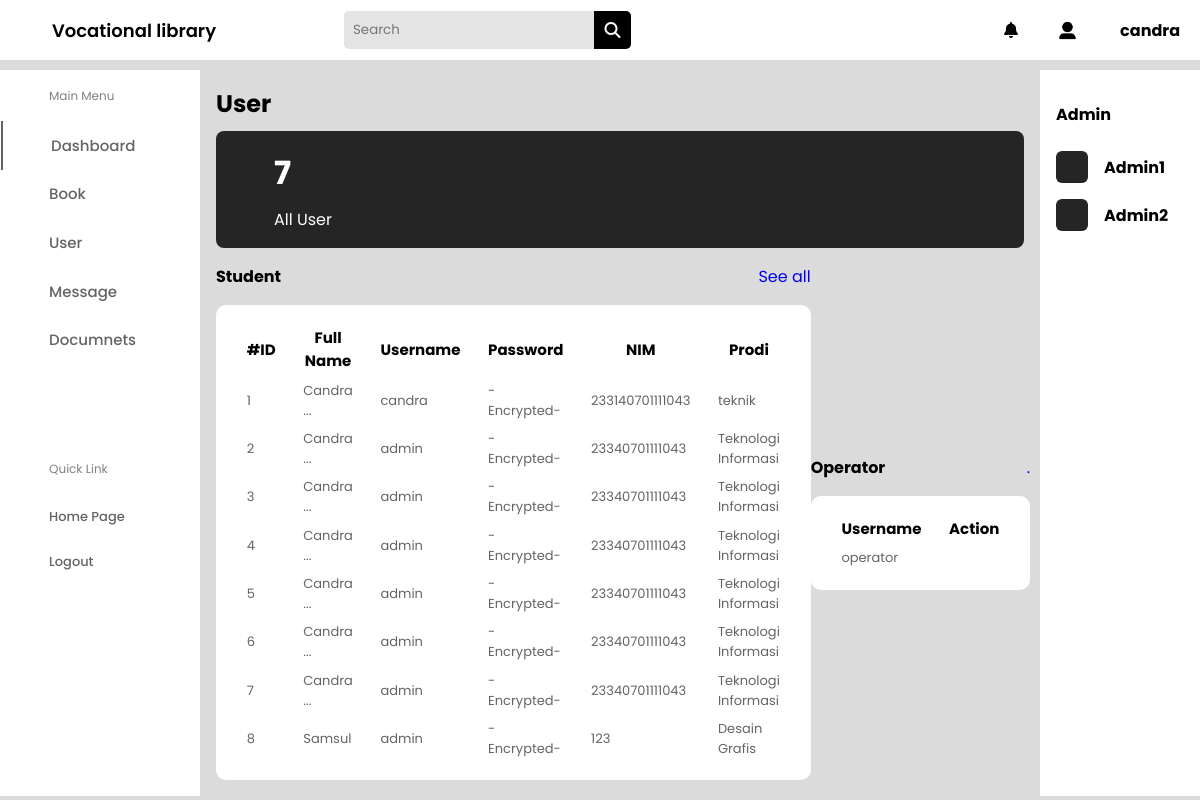
The page /user.php (signed in) on the database its author committed.
### tables this page shows
CREATE TABLE `user` (
  `id_user` int(11) NOT NULL,
  `fullname` varchar(40) NOT NULL,
  `username` varchar(40) NOT NULL,
  `password` varchar(30) NOT NULL,
  `nim` varchar(20) NOT NULL,
  `prodi` varchar(20) NOT NULL,
  `level` varchar(10) NOT NULL
);

### config/controller.php (called while the page is built, shortened)
<?php
function select($query)
{
    global $db;
    $result = mysqli_query($db, $query);
    $rows = [];
    while ($row = mysqli_fetch_assoc($result)) {
        $rows[] = $row;
    }
    return $rows;
}

### user.php (the view, shortened to what this page needs)
<?php
$data_user = select("SELECT * FROM user ORDER BY id_user ASC");
?>
<!DOCTYPE html>
<html lang="en">
<head>
  <link rel="stylesheet" href="dashboard.css" />
  <link rel="stylesheet" href="https://cdnjs.cloudflare.com/ajax/libs/font-awesome/6.2.0/css/all.min.css" />
</head>
<body>
  <?php include 'header.php'; ?>
  <div class="container">
    <?php include 'sidebar.php';?>
    <div class="main-body">
      <h2>User</h2>
      <div class="promo_card">
        <h1>7</h1>
        <span>All User</span>
      </div>
      <div class="history_lists">
        <div class="list1">
          <div class="row">
            <h4>Student</h4>
            <a href="#">See all</a>
          </div>
          <table>
            <thead>
              <tr>
                <th>#ID</th>
                <th>Full Name</th>
                <th>Username</th>
                <th>Password</th>
                <th>NIM</th>
                <th>Prodi</th>
              </tr>
            </thead>
            <tbody>
                <?php foreach ($data_user as $user) :
                       if ($user['level']=='student') :
                  $fullname = $user['fullname'];
                $fullname_pendek = strlen($fullname) > 15 ? substr($fullname, 0, 7) . "..." : $fullname;?>
              <tr text-align:none;>
                <td><?=$user['id_user']; ?></td>
                <td><?=$fullname_pendek; ?></td>
                <td><?=$user['username']; ?></td>
                <td>-Encrypted-</td>
                <td><?=$user['nim']; ?></td>
                <td><?=$user['prodi']; ?></td>
              </tr>
              <?php endif; ?>
              <?php endforeach; ?>
            </tbody>
          </table>
        </div>
        <div class="list2">
          <div class="row">
            <h4>Operator</h4>
            <a href="#">.</a>
          </div>
          <table>
            <thead>
              <tr>
                <th>Username</th>
                <th>Action</th>
              </tr>
            </thead>
            <tbody>
              <?php foreach($data_user as $user) : ?>
                <?php if ($user['level']=='operator') : ?>
              <tr>
                <td><?= $user['username'];?></td>
              </tr>
              <?php endif; ?>
              <?php endforeach; ?>
            </tbody>
          </table>
        </div>
      </div>
    </div>
    <div class="sidebar">
      <h4>Admin</h4>
      <?php foreach($data_user as $user) : ?>
        <?php if ($user['level']=='admin') : ?>
      <div class="balance">
        <i class="fas fa icon"></i>
        <div class="info">
          <h5><?= $user['username']; ?></h5>
        </div>
      </div>
      <?php endif; ?>
      <?php endforeach; ?>
      </div>
    </div>
</body>
</html>

### dashboard.css (style rules this page uses)
* { margin: 0; padding: 0; border: none; outline: none; text-decoration: none; box-sizing: border-box; font-family: "Poppins", sans-serif; }
body { background: rgb(219, 219, 219); }
.container { margin-top: 10px; display: flex; justify-content: space-between; }
.main-body { width: 70%; padding: 1rem; }
.promo_card { flex: 1 1 calc(25% - 20px); min-width: 200px; background: rgb(37, 37, 37); color: #fff; border-radius: 8px; padding: 0.5rem 1rem 1rem 3rem; margin-top: 10px; }
.promo_card h1, .promo_card span, button { margin: 10px; }
.history_lists { display: flex; align-items: center; justify-content: space-between; }
.row { display: flex; justify-content: space-between; align-items: center; margin: 1rem 0; }
table { background: #fff; padding: 1rem; text-align: left; border-radius: 10px; }
table td, th { padding: 0.2rem 0.8rem; }
table th { font-size: 15px; }
table td { font-size: 13px; color: rgb(100, 100, 100); }
.sidebar { width: 15%; padding: 2rem 1rem; background: #fff; width: 200px; }
.sidebar h4 { margin-bottom: 1.5rem; }
.sidebar .balance { display: flex; align-items: center; margin-bottom: 1rem; }
.balance .icon { color: #fff; font-size: 20px; border-radius: 6px; margin-right: 1rem; padding: 1rem; background: rgb(37, 37, 37); }
.balance .info h5 { font-size: 16px; }

### user.php (style rules this page uses)
table th { font-size: 15px; text-align: center; }
.sidebar { width: 15%; padding: 2rem 1rem; }

### rows shown on the page
user: id_user "1", fullname "Candra ...", username "candra", nim "233140701111043", prodi "teknik"
user: id_user "2", fullname "Candra ...", username "admin", nim "23340701111043", prodi "Teknologi Informasi"
user: id_user "3", fullname "Candra ...", username "admin", nim "23340701111043", prodi "Teknologi Informasi"
user: id_user "4", fullname "Candra ...", username "admin", nim "23340701111043", prodi "Teknologi Informasi"
user: id_user "5", fullname "Candra ...", username "admin", nim "23340701111043", prodi "Teknologi Informasi"
user: id_user "6", fullname "Candra ...", username "admin", nim "23340701111043", prodi "Teknologi Informasi"
user: id_user "7", fullname "Candra ...", username "admin", nim "23340701111043", prodi "Teknologi Informasi"
user: id_user "8", fullname "Samsul", username "admin", nim "123", prodi "Desain Grafis"
user: username "operator"
user: username "Admin1"
user: username "Admin2"

### other values the page prints
$_SESSION['username'] "candra"
